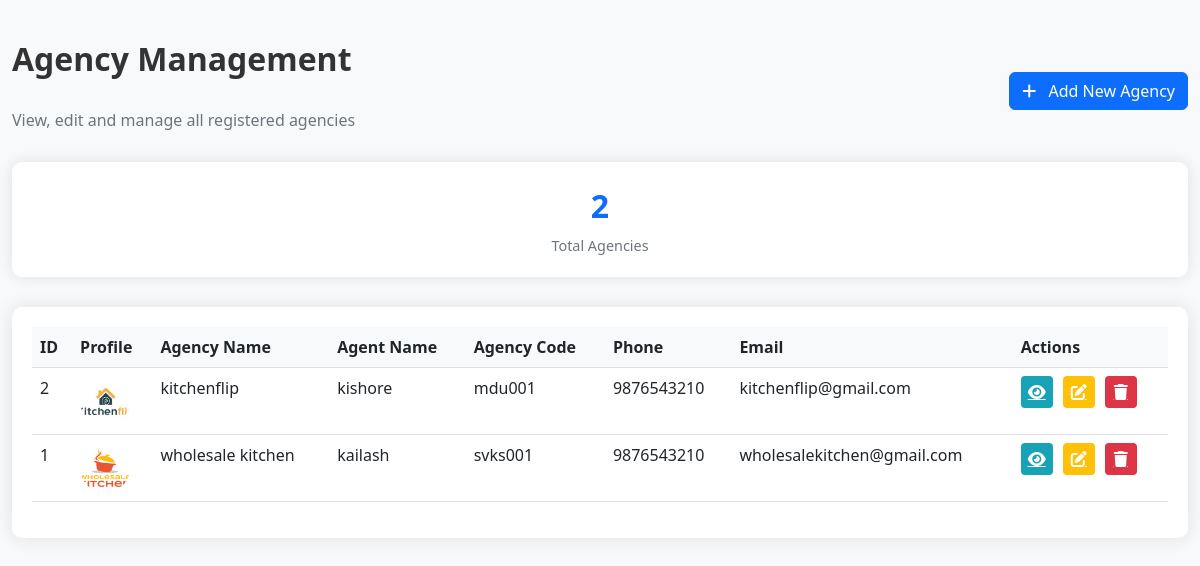
The app's page /admin/view_agencies.php with its own data.
### tables this page shows
CREATE TABLE `agencies` (
  `id` int(11) NOT NULL,
  `agency_name` varchar(255) NOT NULL,
  `agent_name` varchar(255) NOT NULL,
  `agency_code` varchar(50) NOT NULL,
  `phone` varchar(20) NOT NULL,
  `address` text NOT NULL,
  `email` varchar(255) NOT NULL,
  `profile_image` varchar(255) DEFAULT NULL,
  `created_at` timestamp NOT NULL DEFAULT current_timestamp()
);

### admin/view_agencies.php (the view, shortened to what this page needs)
<?php
require_once '../config.php';
$sql = "SELECT * FROM agencies ORDER BY id DESC";
$result = $conn->query($sql);
$total_agencies = $result->num_rows;
?>
<!DOCTYPE html>
<html lang="en">
<head>
    <link href="https://cdn.jsdelivr.net/npm/bootstrap@5.3.0-alpha1/dist/css/bootstrap.min.css" rel="stylesheet">
    <link rel="stylesheet" href="https://cdnjs.cloudflare.com/ajax/libs/font-awesome/6.0.0/css/all.min.css">
</head>
<body class="bg-light">
    <div class="container">
        <div class="d-flex justify-content-between align-items-center">
            <div>
                <h2 class="page-title">Agency Management</h2>
                <p class="page-subtitle">View, edit and manage all registered agencies</p>
            </div>
            <a href="agency_registration.php" class="btn btn-primary add-new-btn">
                <i class="fas fa-plus me-2"></i> Add New Agency
            </a>
        </div>
        <div class="stats-container">
            <div class="stat-card">
                <div class="stat-number"><?php echo $total_agencies; ?></div>
                <div class="stat-label">Total Agencies</div>
            </div>
        </div>
        <div class="table-container">
            <?php if ($result->num_rows > 0): ?>
                <table class="table table-hover">
                    <thead>
                        <tr>
                            <th>ID</th>
                            <th>Profile</th>
                            <th>Agency Name</th>
                            <th>Agent Name</th>
                            <th>Agency Code</th>
                            <th>Phone</th>
                            <th>Email</th>
                            <th>Actions</th>
                        </tr>
                    </thead>
                    <tbody>
                        <?php while($row = $result->fetch_assoc()): ?>
                            <tr>
                                <td><?php echo $row['id']; ?></td>
                                <td>
                                    <img src="<?php echo htmlspecialchars($row['profile_image']); ?>" alt="Agency Profile" class="profile-img">
                                </td>
                                <td><?php echo htmlspecialchars($row['agency_name']); ?></td>
                                <td><?php echo htmlspecialchars($row['agent_name']); ?></td>
                                <td><?php echo htmlspecialchars($row['agency_code']); ?></td>
                                <td><?php echo htmlspecialchars($row['phone']); ?></td>
                                <td><?php echo htmlspecialchars($row['email']); ?></td>
                                <td>
                                    <div class="agency-actions">
                                        <a href="view_agency.php?id=<?php echo $row['id']; ?>" class="btn-action btn-view" title="View Details">
                                            <i class="fas fa-eye"></i>
                                        </a>
                                        <a href="edit_agency.php?id=<?php echo $row['id']; ?>" class="btn-action btn-edit" title="Edit">
                                            <i class="fas fa-edit"></i>
                                        </a>
                                        <a href="#" class="btn-action btn-delete" title="Delete" onclick="confirmDelete(<?php echo $row['id']; ?>)">
                                            <i class="fas fa-trash"></i>
                                        </a>
                                    </div>
                                </td>
                            </tr>
                        <?php endwhile; ?>
                    </tbody>
                </table>
            <?php endif; ?>
        </div>
    </div>
</body>
</html>

### admin/view_agencies.php (style rules this page uses)
.container { max-width: 1200px; margin: 40px auto; }
.table-container { background-color: #fff; border-radius: 10px; box-shadow: 0 0 20px rgba(0,0,0,0.1); padding: 20px; overflow-x: auto; }
.page-title { margin-bottom: 30px; color: #333; font-weight: 600; }
.profile-img { width: 50px; height: 50px; border-radius: 50%; object-fit: cover; }
.agency-actions { display: flex; gap: 10px; }
.btn-view { background-color: #17a2b8; color: white; }
.btn-edit { background-color: #ffc107; color: white; }
.btn-delete { background-color: #dc3545; color: white; }
.btn-action { width: 32px; height: 32px; display: inline-flex; align-items: center; justify-content: center; border-radius: 4px; transition: all 0.3s; }
.stats-container { display: flex; gap: 20px; margin-bottom: 30px; }
.stat-card { flex: 1; background-color: #fff; border-radius: 10px; padding: 20px; box-shadow: 0 0 15px rgba(0,0,0,0.1); text-align: center; }
.stat-number { font-size: 2rem; font-weight: bold; color: #0d6efd; margin-bottom: 5px; }
.stat-label { color: #6c757d; font-size: 0.9rem; }
.add-new-btn { margin-bottom: 20px; }
.table th { background-color: #f8f9fa; font-weight: 600; }
.page-subtitle { color: #6c757d; margin-bottom: 30px; }

### records on screen
agencies: id "2", profile_image (picture), agency_name "kitchenflip", agent_name "kishore", agency_code "mdu001", phone "9876543210", email "kitchenflip@gmail.com"
agencies: id "1", profile_image (picture), agency_name "wholesale kitchen", agent_name "kailash", agency_code "svks001", phone "9876543210", email "wholesalekitchen@gmail.com"

### other values on screen
$total_agencies "2"
